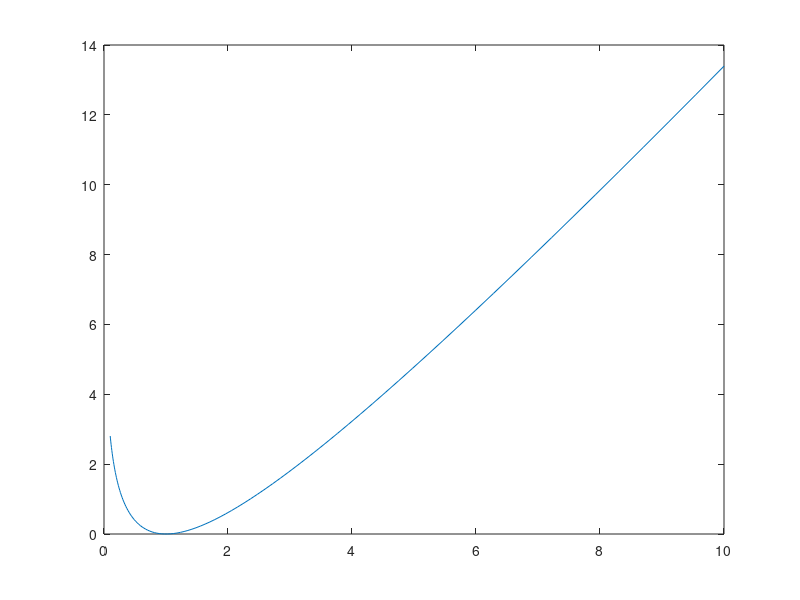

Reproduce this figure in MATLAB. (Note: this script raises an error after producing the figure.)
clearvars;
close all;

xPlot = linspace(-1,1,100);
ratio = 10.^(xPlot);
yPlot = 2*(ratio - 1 - log(ratio));

figure;
plot(ratio, yPlot);
ax = gca;
ax.XScale = 'log';
xlabel('$y/\widehat{y}$','Interpreter','latex');
ylabel('deviance');